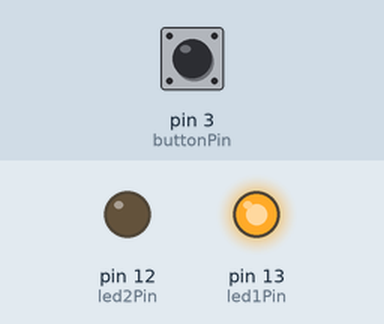
The sketch below on a simulated Arduino Uno, built with avr-gcc and run on an emulated ATmega328P. Parts: output pins drawn as LEDs (lit = HIGH). Inputs (shaded band) come from the test bench; at power-on: pin 3 (buttonPin) LOW.

Above: at 1.2 s.
1.3 s: pin 3 (buttonPin) pulled HIGH for 0.15 s
At 2.5 s:
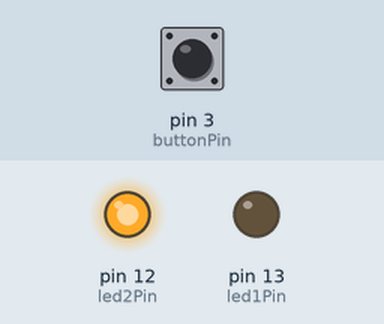
2.9 s: pin 3 (buttonPin) pulled HIGH for 1 s
At 3.9 s:
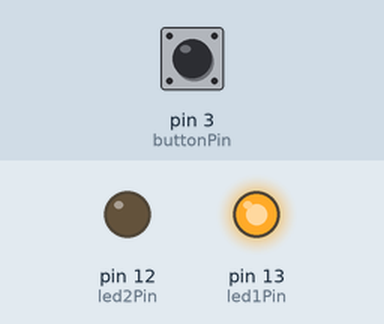
5.4 s: pin 3 (buttonPin) pulled HIGH for 3.2 s
At 5.8 s:
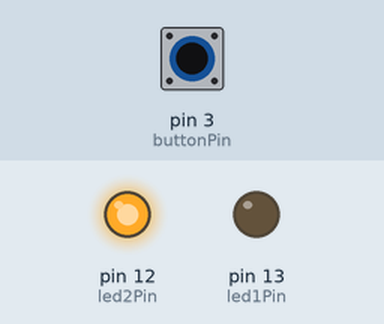
Timing chart, 0 to 8.4 s (numbered marks = the images above; inputs shaded):
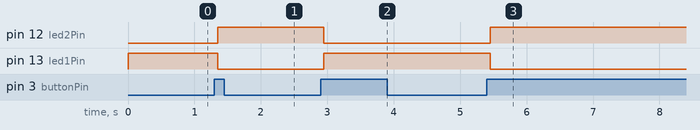

Measured:
- after the input at 1.3 s, pin 12 (led2Pin): LOW → HIGH after 0.05 s; pin 13 (led1Pin): HIGH → LOW after 0.05 s
- after the input at 2.9 s, pin 12 (led2Pin): HIGH → LOW after 0.05 s; pin 13 (led1Pin): LOW → HIGH after 0.05 s
- after the input at 5.4 s, pin 12 (led2Pin): LOW → HIGH after 0.05 s; pin 13 (led1Pin): HIGH → LOW after 0.05 s

The sketch:

DualLedSwitch.ino
```cpp
// constants won't change. They're used here to
// set pin numbers:
const int buttonPin = 3;    // the number of the pushbutton pin
const int led1Pin = 13;      // the number of the LED pin
const int led2Pin = 12;      // the number of the LED pin

// Variables will change:
int ledState = HIGH;         // the current state of the output pin
int buttonState;             // the current reading from the input pin
int lastButtonState = LOW;   // the previous reading from the input pin

// the following variables are long's because the time, measured in miliseconds,
// will quickly become a bigger number than can be stored in an int.
long lastDebounceTime = 0;  // the last time the output pin was toggled
long debounceDelay = 50;    // the debounce time; increase if the output flickers

void setup() {
  pinMode(buttonPin, INPUT);
  pinMode(led1Pin, OUTPUT);
  pinMode(led2Pin, OUTPUT);

  // set initial LED state
  digitalWrite(led1Pin, ledState);
  digitalWrite(led2Pin, ledState == 0 ? 1 : 0);
}

void loop() {
  // read the state of the switch into a local variable:
  int reading = digitalRead(buttonPin);

  // check to see if you just pressed the button
  // (i.e. the input went from LOW to HIGH),  and you've waited
  // long enough since the last press to ignore any noise:

  // If the switch changed, due to noise or pressing:
  if (reading != lastButtonState) {
    // reset the debouncing timer
    lastDebounceTime = millis();
  }

  if ((millis() - lastDebounceTime) > debounceDelay) {
    // whatever the reading is at, it's been there for longer
    // than the debounce delay, so take it as the actual current state:

    // if the button state has changed:
    if (reading != buttonState) {
      buttonState = reading;

      // only toggle the LED if the new button state is HIGH
      if (buttonState == HIGH) {
        ledState = !ledState;
      }
    }
  }

  // set the LED:
  digitalWrite(led1Pin, ledState);
  digitalWrite(led2Pin, ledState == 0 ? 1 : 0);

  // save the reading.  Next time through the loop,
  // it'll be the lastButtonState:
  lastButtonState = reading;
}
```
